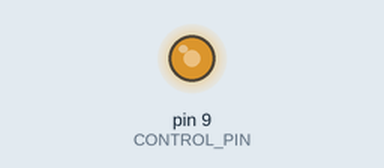
Simulated run of this sketch. Board: Arduino Uno, built with avr-gcc and run on an emulated ATmega328P. On the bench: output pins drawn as LEDs (lit = HIGH).

Above: at 0.05 s.
At 0.45 s:
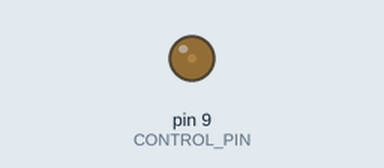
At 0.8 s:
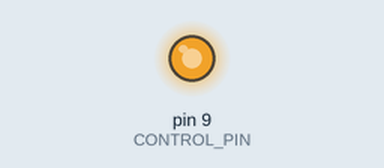
At 1.2 s:
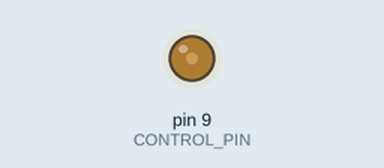
Timing chart, 0 to 3.0 s (numbered marks = the images above):
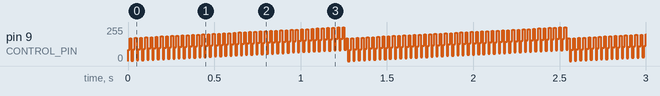

The sketch:

bonus1.ino
```cpp
#include <Arduino.h>

// 2. Измените программу так, чтобы шкала становилась максимально яркой в три раза быстрее, без изменения функции delay.

#define CONTROL_PIN 9

int brightness = 0;

void setup()
{
    pinMode(CONTROL_PIN, OUTPUT);
}

void loop()
{
    brightness = (brightness + 86) % 256;

    analogWrite(CONTROL_PIN, brightness);

    delay(10);
}
```

Measured:
- by itself, pin 9 (CONTROL_PIN): moves between 0/255 and 254/255, repeating every 1.3 s
